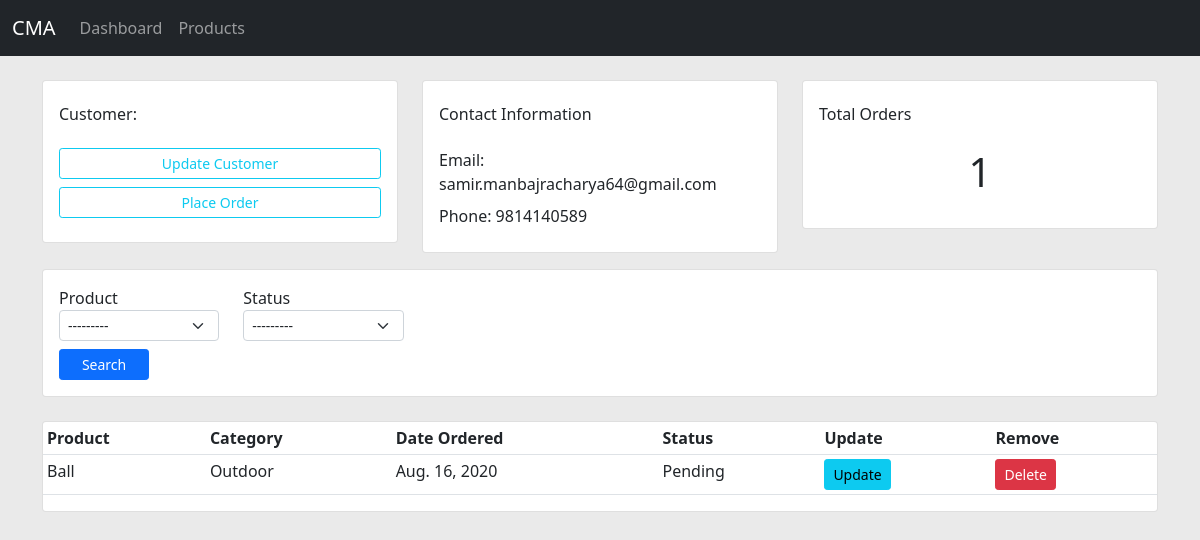
The app's page /customer/2/, older data.
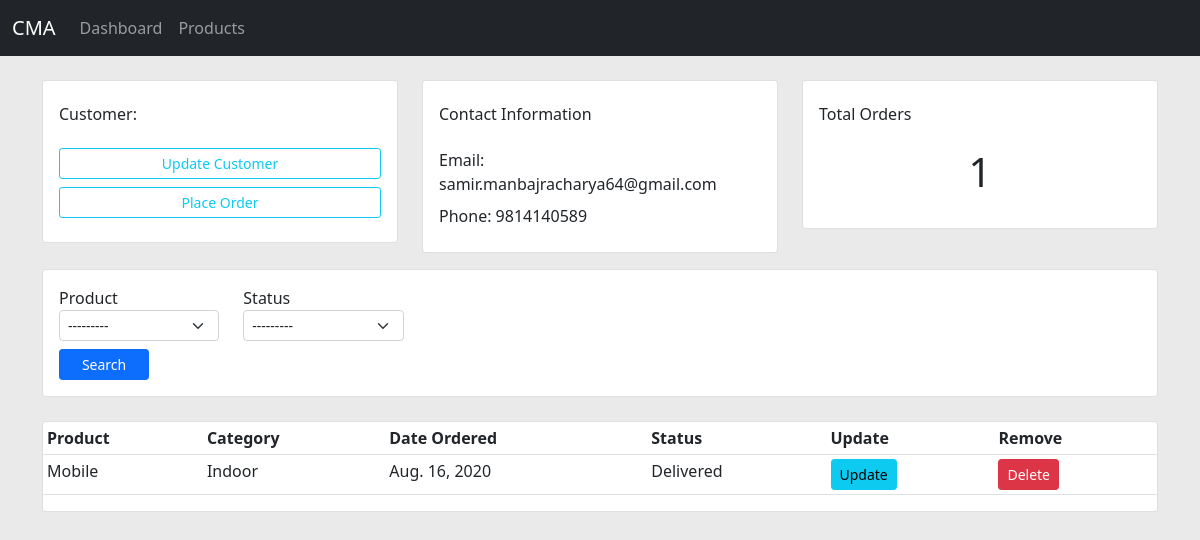
The same page, newer data.
### accounts/models.py (models this page shows)
class Order(models.Model):
    STATUS = (
        ('Pending', 'Pending'),
        ('Out for Delivery', 'Out for Delivery'),
        ('Delivered', 'Delivered')
    )
    customer = models.ForeignKey(Customer, on_delete=models.CASCADE)
    product = models.ForeignKey(Product, blank=True, on_delete=models.CASCADE)
    status = models.CharField(max_length=200, blank=True, choices=STATUS)
    created_date = models.DateTimeField(auto_now_add=True)

class Product(models.Model):
    CHOICE = (
        ('Indoor', 'Indoor'),
        ('Outdoor', 'Outdoor')
    )
    name = models.CharField(max_length=200)
    price = models.FloatField()
    category = models.CharField(max_length=200, choices=CHOICE)
    added_date = models.DateTimeField(auto_now=True)
    tag = models.ManyToManyField(Tag)
    def __str__(self):
        return self.name

### accounts/views.py (the view, shortened to what this page needs)
# urls.py: path('customer/<int:customer_id>/', v.customer, name='customer'),
def customer(request, customer_id):
    customer = get_object_or_404(Customer, pk=customer_id)
    orders = customer.order_set.all()
    orders_count = orders.count()
    searchForm = OrderForm()
    context = {
        'form': searchForm,
        'customer': customer,
        'orders': orders,
        'orders_count': orders_count,
    }
    return render(request, 'accounts/customers.html', context)

### accounts/forms.py
class OrderForm(forms.ModelForm):
    class Meta:
        model = Order
        fields = '__all__'
    def __init__(self, *args, **kwargs):
        super(OrderForm, self).__init__(*args, **kwargs)
        for fn, f in self.fields.items():
            f.widget.attrs['class'] = 'form-select form-select-sm'

### accounts/templates/accounts/customers.html
{% extends 'accounts/base.html' %}
{% block content %}
    <div class="row mt-3 gy-2">
        <div class="col-md-4">
            <div class="card card-body">
                <h6 class='mt-2 mb-4'>Customer:</h6>
                <a href="" class="btn btn-outline-info btn-sm">Update Customer</a>
                <a href="{% url 'create_order' customer.id %}" class='btn btn-outline-info btn-sm mt-2 mb-2'>Place Order</a>
            </div>
        </div>
        <div class="col-md-4">
            <div class="card card-body">
                <h6 class="mt-2 mb-4">Contact Information</h6>
                <span>Email: {{ customer.email }} </span>
                <span class='mt-2 mb-2'>Phone: {{ customer.contact }} </span>
            </div>
        </div>
        <div class="col-md-4">
            <div class="card card-body">
                <h6 class='mt-2 mb-4'>Total Orders</h6>
                <p class='display-6 text-center'> {{orders_count }} </p>
            </div>
        </div>
    </div>
                    <form class='mt-3 card card-body' method='get'>
                        <div class="row">
                            <div class="col-md-2">
                                {{form.product.label}}
                                {{form.product}}
                            </div>
                            <div class="col-md-2">
                                {{form.status.label}}
                                {{form.status}}
                            </div>
                        </div>
                        <input type='submit' class='btn btn-primary btn-sm mt-2 col-md-1 ' value='Search'>
                    </form>
    <div class="row mt-4">
        <div class="col">
            <div class="card pl-1">
            <table class='table table-sm table'>
                <tr>
                    <th>Product</th>
                    <th>Category</th>
                    <th>Date Ordered</th>
                    <th>Status</th>
                    <th>Update</th>
                    <th>Remove</th>
                </tr>
                {% for order in orders %}
                    <tr>
                        <td> {{ order.product.name }} </td>
                        <td> {{ order.product.category }} </td>
                        <td> {{ order.created_date|date }} </td>
                        <td> {{ order.status }} </td>
                        <td> <a href="{% url 'update_order' order.id %}" class='btn btn-sm btn-info'>Update</a> </td>
                        <td> <a href="{% url 'delete_order' order.id %}" class='btn btn-sm btn-danger'>Delete</a> </td>
                    </tr>
                {% endfor %}
            </table>
            </div>
        </div>
    </div>
{% endblock content %}

Row changes from the older to the newer data that the page shows:
removed Order: product.name "Ball", product.category "Outdoor", created_date "Aug. 16, 2020", status "Pending"
added Order: product.name "Mobile", product.category "Indoor", created_date "Aug. 16, 2020", status "Delivered"
